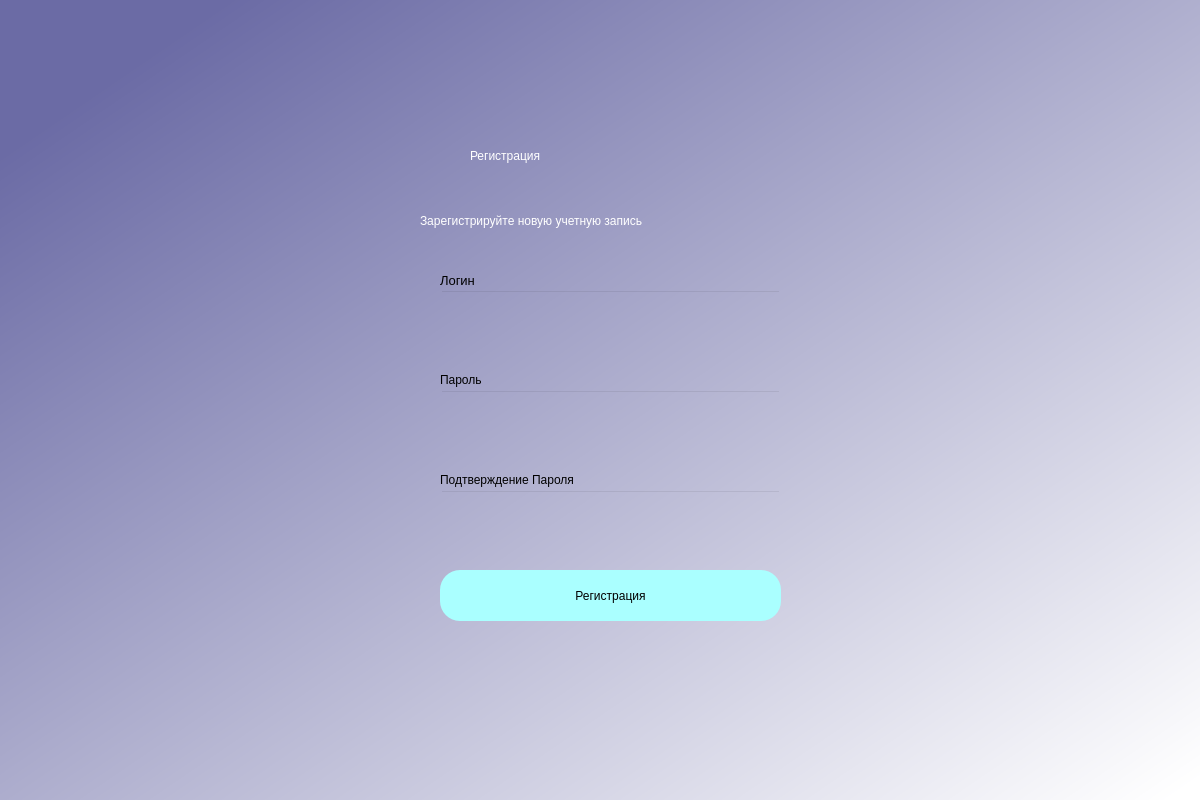
<?xml version="1.0" encoding="UTF-8"?>
<ui version="4.0">
 <class>Dialog</class>
 <widget class="QDialog" name="Dialog">
  <property name="geometry">
   <rect>
    <x>0</x>
    <y>0</y>
    <width>1200</width>
    <height>800</height>
   </rect>
  </property>
  <property name="windowTitle">
   <string>Dialog</string>
  </property>
  <widget class="QWidget" name="bgwidget" native="true">
   <property name="geometry">
    <rect>
     <x>0</x>
     <y>0</y>
     <width>1201</width>
     <height>801</height>
    </rect>
   </property>
   <property name="styleSheet">
    <string notr="true">QWidget#bgwidget{
background-color:qlineargradient(spread:pad, x1:0.091, y1:0.101636, x2:0.991379, y2:0.977, stop:0 rgba(107,107,165, 255), stop:1 rgba(255, 255, 255, 255));}</string>
   </property>
   <widget class="QLabel" name="label">
    <property name="geometry">
     <rect>
      <x>470</x>
      <y>120</y>
      <width>271</width>
      <height>71</height>
     </rect>
    </property>
    <property name="styleSheet">
     <string notr="true">font: 36pt &quot;MS Shell Dlg 2&quot;; color:rgb(255, 255, 255)</string>
    </property>
    <property name="text">
     <string>Регистрация</string>
    </property>
   </widget>
   <widget class="QLabel" name="label_2">
    <property name="geometry">
     <rect>
      <x>420</x>
      <y>200</y>
      <width>401</width>
      <height>41</height>
     </rect>
    </property>
    <property name="styleSheet">
     <string notr="true">font: 16pt &quot;MS Shell Dlg 2&quot;;color:rgb(255, 255, 255)</string>
    </property>
    <property name="text">
     <string>Зарегистрируйте новую учетную запись</string>
    </property>
   </widget>
   <widget class="QPushButton" name="signup">
    <property name="geometry">
     <rect>
      <x>440</x>
      <y>570</y>
      <width>341</width>
      <height>51</height>
     </rect>
    </property>
    <property name="styleSheet">
     <string notr="true">border-radius:20px;
background-color: rgb(170, 255, 255);
font: 14pt &quot;MS Shell Dlg 2&quot;;</string>
    </property>
    <property name="text">
     <string>Регистрация</string>
    </property>
   </widget>
   <widget class="QLineEdit" name="emailfield">
    <property name="geometry">
     <rect>
      <x>440</x>
      <y>290</y>
      <width>341</width>
      <height>51</height>
     </rect>
    </property>
    <property name="styleSheet">
     <string notr="true">background-color:rgba(0,0,0,0);
font: 12pt &quot;MS Shell Dlg 2&quot;;</string>
    </property>
   </widget>
   <widget class="QLineEdit" name="passwordfield">
    <property name="geometry">
     <rect>
      <x>440</x>
      <y>390</y>
      <width>341</width>
      <height>51</height>
     </rect>
    </property>
    <property name="styleSheet">
     <string notr="true">background-color:rgba(0,0,0,0);
font: 12pt &quot;MS Shell Dlg 2&quot;;</string>
    </property>
   </widget>
   <widget class="QLabel" name="label_3">
    <property name="geometry">
     <rect>
      <x>440</x>
      <y>270</y>
      <width>81</width>
      <height>20</height>
     </rect>
    </property>
    <property name="font">
     <font>
      <family>MS Shell Dlg 2</family>
      <pointsize>10</pointsize>
      <weight>50</weight>
      <italic>false</italic>
      <bold>false</bold>
     </font>
    </property>
    <property name="styleSheet">
     <string notr="true">font: 10pt &quot;MS Shell Dlg 2&quot;;</string>
    </property>
    <property name="text">
     <string>Логин</string>
    </property>
   </widget>
   <widget class="QLabel" name="label_4">
    <property name="geometry">
     <rect>
      <x>440</x>
      <y>370</y>
      <width>81</width>
      <height>20</height>
     </rect>
    </property>
    <property name="styleSheet">
     <string notr="true">font: 10pt &quot;MS Shell Dlg 2&quot;;</string>
    </property>
    <property name="text">
     <string>Пароль</string>
    </property>
   </widget>
   <widget class="QLabel" name="error">
    <property name="geometry">
     <rect>
      <x>440</x>
      <y>540</y>
      <width>341</width>
      <height>20</height>
     </rect>
    </property>
    <property name="styleSheet">
     <string notr="true">font: 12pt &quot;MS Shell Dlg 2&quot;; color:red;</string>
    </property>
    <property name="text">
     <string/>
    </property>
   </widget>
   <widget class="QLabel" name="label_5">
    <property name="geometry">
     <rect>
      <x>440</x>
      <y>470</y>
      <width>141</width>
      <height>20</height>
     </rect>
    </property>
    <property name="styleSheet">
     <string notr="true">font: 10pt &quot;MS Shell Dlg 2&quot;;</string>
    </property>
    <property name="text">
     <string>Подтверждение Пароля</string>
    </property>
   </widget>
   <widget class="QLineEdit" name="confirmpasswordfield">
    <property name="geometry">
     <rect>
      <x>440</x>
      <y>490</y>
      <width>341</width>
      <height>51</height>
     </rect>
    </property>
    <property name="styleSheet">
     <string notr="true">background-color:rgba(0,0,0,0);
font: 12pt &quot;MS Shell Dlg 2&quot;;</string>
    </property>
   </widget>
  </widget>
 </widget>
 <resources/>
 <connections/>
</ui>
